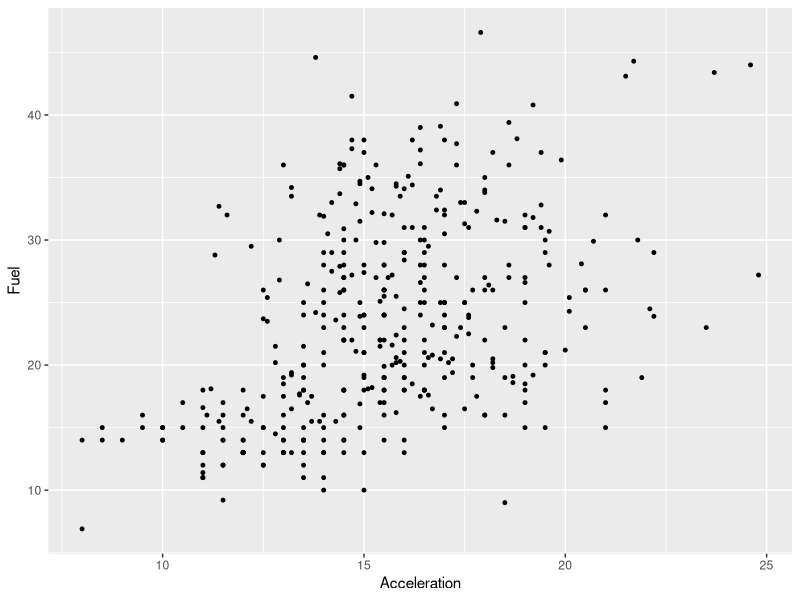
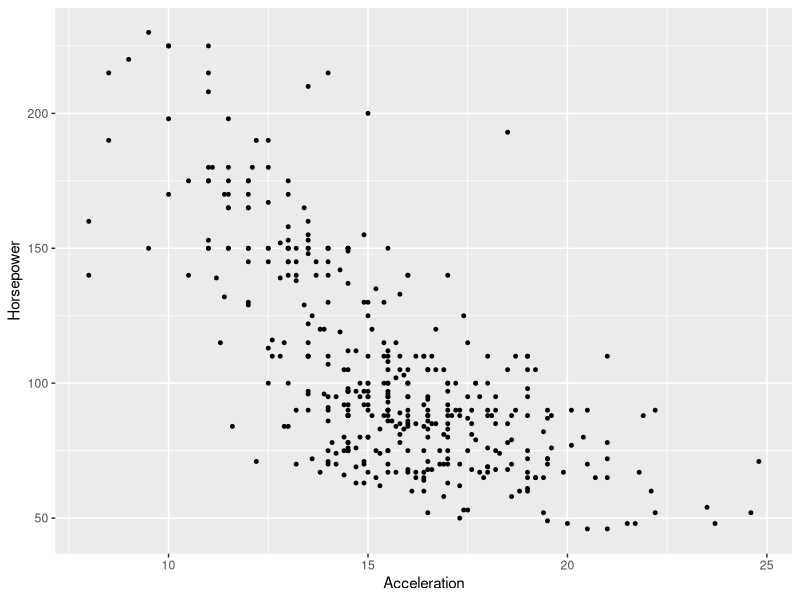

These figures' R source, in order:
#Libraries:
library(readr) #Reader for csv.
library(ggplot2) #GGplot for graphs

#Reading Data
cars <- read_csv("cars.csv")

#Quick summary of data set
summary(cars)

#View Dataset raw data
View(cars)

#Variables
Acceleration<-cars$Acceleration
Fuel <- cars$MPG
Horsepower<-cars$Horsepower

#Plots using ggplot
ggplot(data=cars, aes(x=Acceleration, y=Fuel)) + geom_point(size=1)
ggplot(data=cars, aes(x=Acceleration, y=Horsepower)) + geom_point(size=1)
